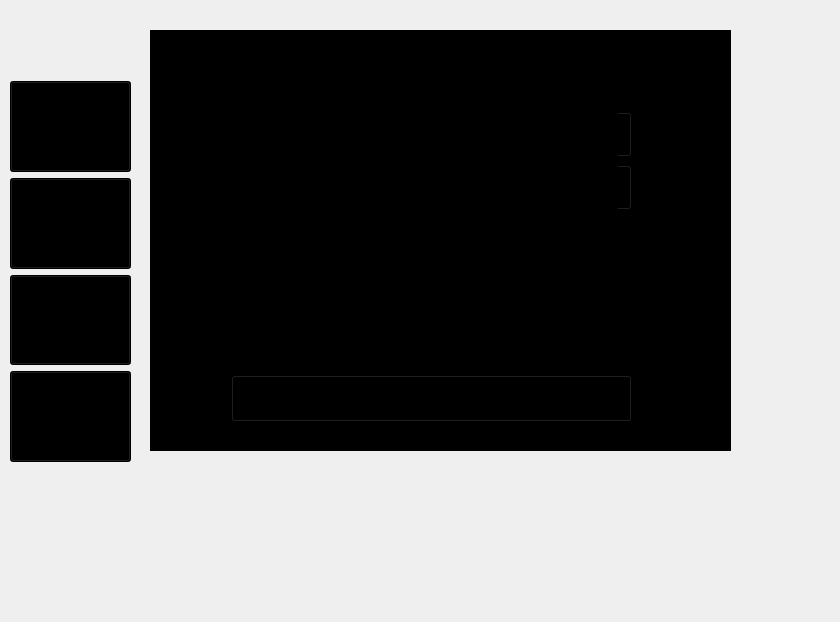
<?xml version="1.0" encoding="UTF-8"?>
<ui version="4.0">
 <class>teacherdashboard</class>
 <widget class="QDialog" name="teacherdashboard">
  <property name="geometry">
   <rect>
    <x>0</x>
    <y>0</y>
    <width>840</width>
    <height>622</height>
   </rect>
  </property>
  <property name="windowTitle">
   <string>Dialog</string>
  </property>
  <widget class="QWidget" name="icon_only_widget" native="true">
   <property name="geometry">
    <rect>
     <x>0</x>
     <y>0</y>
     <width>800</width>
     <height>600</height>
    </rect>
   </property>
   <property name="sizePolicy">
    <sizepolicy hsizetype="Preferred" vsizetype="Preferred">
     <horstretch>0</horstretch>
     <verstretch>0</verstretch>
    </sizepolicy>
   </property>
   <widget class="QLabel" name="label">
    <property name="geometry">
     <rect>
      <x>30</x>
      <y>5</y>
      <width>40</width>
      <height>40</height>
     </rect>
    </property>
    <property name="minimumSize">
     <size>
      <width>40</width>
      <height>40</height>
     </size>
    </property>
    <property name="maximumSize">
     <size>
      <width>40</width>
      <height>40</height>
     </size>
    </property>
    <property name="text">
     <string/>
    </property>
    <property name="pixmap">
     <pixmap>:/new/prefix1/images/vecteezy_profile-icon-design-vector_5544718.jpg</pixmap>
    </property>
    <property name="scaledContents">
     <bool>true</bool>
    </property>
   </widget>
   <widget class="QStackedWidget" name="stackedWidget">
    <property name="geometry">
     <rect>
      <x>150</x>
      <y>30</y>
      <width>581</width>
      <height>421</height>
     </rect>
    </property>
    <property name="styleSheet">
     <string notr="true">background-color: rgb(255, 255, 255);
background-color: rgb(0, 0, 0);</string>
    </property>
    <property name="currentIndex">
     <number>2</number>
    </property>
    <widget class="QWidget" name="Home">
     <widget class="QLabel" name="status">
      <property name="geometry">
       <rect>
        <x>140</x>
        <y>120</y>
        <width>111</width>
        <height>41</height>
       </rect>
      </property>
      <property name="text">
       <string>TextLabel</string>
      </property>
     </widget>
    </widget>
    <widget class="QWidget" name="Assignment">
     <widget class="QWidget" name="layoutWidget_2">
      <property name="geometry">
       <rect>
        <x>50</x>
        <y>60</y>
        <width>451</width>
        <height>351</height>
       </rect>
      </property>
      <layout class="QVBoxLayout" name="verticalLayout_7">
       <item>
        <layout class="QHBoxLayout" name="horizontalLayout_11">
         <item>
          <widget class="QLabel" name="label_14">
           <property name="text">
            <string>Time:</string>
           </property>
          </widget>
         </item>
         <item>
          <widget class="QTimeEdit" name="timeEdit_3">
           <property name="sizePolicy">
            <sizepolicy hsizetype="Preferred" vsizetype="Preferred">
             <horstretch>0</horstretch>
             <verstretch>0</verstretch>
            </sizepolicy>
           </property>
          </widget>
         </item>
        </layout>
       </item>
       <item>
        <layout class="QHBoxLayout" name="horizontalLayout_12">
         <item>
          <widget class="QLabel" name="label_15">
           <property name="text">
            <string>Date:</string>
           </property>
          </widget>
         </item>
         <item>
          <widget class="QDateEdit" name="dateEdit_3">
           <property name="sizePolicy">
            <sizepolicy hsizetype="Preferred" vsizetype="Preferred">
             <horstretch>0</horstretch>
             <verstretch>0</verstretch>
            </sizepolicy>
           </property>
          </widget>
         </item>
        </layout>
       </item>
       <item>
        <layout class="QHBoxLayout" name="horizontalLayout_13">
         <item>
          <widget class="QLabel" name="label_18">
           <property name="enabled">
            <bool>true</bool>
           </property>
           <property name="sizePolicy">
            <sizepolicy hsizetype="Preferred" vsizetype="Preferred">
             <horstretch>0</horstretch>
             <verstretch>0</verstretch>
            </sizepolicy>
           </property>
           <property name="text">
            <string>Course Code:</string>
           </property>
          </widget>
         </item>
         <item>
          <widget class="QLineEdit" name="lineEdit_9">
           <property name="sizePolicy">
            <sizepolicy hsizetype="Preferred" vsizetype="Preferred">
             <horstretch>0</horstretch>
             <verstretch>0</verstretch>
            </sizepolicy>
           </property>
           <property name="text">
            <string/>
           </property>
          </widget>
         </item>
        </layout>
       </item>
       <item>
        <widget class="QPushButton" name="assignmentupdate">
         <property name="sizePolicy">
          <sizepolicy hsizetype="Preferred" vsizetype="Preferred">
           <horstretch>0</horstretch>
           <verstretch>0</verstretch>
          </sizepolicy>
         </property>
         <property name="text">
          <string>Update</string>
         </property>
        </widget>
       </item>
      </layout>
     </widget>
    </widget>
    <widget class="QWidget" name="Internal">
     <widget class="QWidget" name="layoutWidget">
      <property name="geometry">
       <rect>
        <x>81</x>
        <y>81</y>
        <width>401</width>
        <height>311</height>
       </rect>
      </property>
      <layout class="QVBoxLayout" name="verticalLayout_2">
       <item>
        <layout class="QHBoxLayout" name="horizontalLayout">
         <item>
          <widget class="QLabel" name="label_4">
           <property name="text">
            <string>Time:</string>
           </property>
          </widget>
         </item>
         <item>
          <widget class="QTimeEdit" name="timeEdit">
           <property name="sizePolicy">
            <sizepolicy hsizetype="Preferred" vsizetype="Preferred">
             <horstretch>0</horstretch>
             <verstretch>0</verstretch>
            </sizepolicy>
           </property>
          </widget>
         </item>
        </layout>
       </item>
       <item>
        <layout class="QHBoxLayout" name="horizontalLayout_2">
         <item>
          <widget class="QLabel" name="label_6">
           <property name="text">
            <string>Date:</string>
           </property>
          </widget>
         </item>
         <item>
          <widget class="QDateEdit" name="dateEdit">
           <property name="sizePolicy">
            <sizepolicy hsizetype="Preferred" vsizetype="Preferred">
             <horstretch>0</horstretch>
             <verstretch>0</verstretch>
            </sizepolicy>
           </property>
          </widget>
         </item>
        </layout>
       </item>
       <item>
        <layout class="QHBoxLayout" name="horizontalLayout_3">
         <item>
          <widget class="QLabel" name="label_7">
           <property name="enabled">
            <bool>true</bool>
           </property>
           <property name="sizePolicy">
            <sizepolicy hsizetype="Preferred" vsizetype="Preferred">
             <horstretch>0</horstretch>
             <verstretch>0</verstretch>
            </sizepolicy>
           </property>
           <property name="text">
            <string>Block:</string>
           </property>
          </widget>
         </item>
         <item>
          <widget class="QLineEdit" name="blockEdit">
           <property name="sizePolicy">
            <sizepolicy hsizetype="Preferred" vsizetype="Preferred">
             <horstretch>0</horstretch>
             <verstretch>0</verstretch>
            </sizepolicy>
           </property>
           <property name="text">
            <string/>
           </property>
          </widget>
         </item>
        </layout>
       </item>
       <item>
        <layout class="QHBoxLayout" name="horizontalLayout_4">
         <item>
          <widget class="QLabel" name="label_5">
           <property name="text">
            <string>Room No:</string>
           </property>
          </widget>
         </item>
         <item>
          <widget class="QLineEdit" name="roomEdit">
           <property name="sizePolicy">
            <sizepolicy hsizetype="Preferred" vsizetype="Preferred">
             <horstretch>0</horstretch>
             <verstretch>0</verstretch>
            </sizepolicy>
           </property>
          </widget>
         </item>
        </layout>
       </item>
       <item>
        <layout class="QHBoxLayout" name="horizontalLayout_5">
         <item>
          <widget class="QLabel" name="label_8">
           <property name="enabled">
            <bool>true</bool>
           </property>
           <property name="sizePolicy">
            <sizepolicy hsizetype="Preferred" vsizetype="Preferred">
             <horstretch>0</horstretch>
             <verstretch>0</verstretch>
            </sizepolicy>
           </property>
           <property name="text">
            <string>Course Code:</string>
           </property>
          </widget>
         </item>
         <item>
          <widget class="QLineEdit" name="courseEdit">
           <property name="sizePolicy">
            <sizepolicy hsizetype="Preferred" vsizetype="Preferred">
             <horstretch>0</horstretch>
             <verstretch>0</verstretch>
            </sizepolicy>
           </property>
           <property name="text">
            <string/>
           </property>
          </widget>
         </item>
        </layout>
       </item>
       <item>
        <widget class="QPushButton" name="internalupdate">
         <property name="sizePolicy">
          <sizepolicy hsizetype="Preferred" vsizetype="Preferred">
           <horstretch>0</horstretch>
           <verstretch>0</verstretch>
          </sizepolicy>
         </property>
         <property name="text">
          <string>Update</string>
         </property>
        </widget>
       </item>
      </layout>
     </widget>
    </widget>
   </widget>
   <widget class="QLabel" name="label_2">
    <property name="geometry">
     <rect>
      <x>40</x>
      <y>20</y>
      <width>40</width>
      <height>38</height>
     </rect>
    </property>
    <property name="text">
     <string/>
    </property>
    <property name="pixmap">
     <pixmap>:/images/images/vecteezy_profile-icon-design-vector_5544718.jpg</pixmap>
    </property>
    <property name="scaledContents">
     <bool>true</bool>
    </property>
   </widget>
   <widget class="QWidget" name="layoutWidget">
    <property name="geometry">
     <rect>
      <x>10</x>
      <y>81</y>
      <width>121</width>
      <height>381</height>
     </rect>
    </property>
    <layout class="QVBoxLayout" name="verticalLayout">
     <item>
      <widget class="QPushButton" name="homeButton">
       <property name="sizePolicy">
        <sizepolicy hsizetype="Preferred" vsizetype="Preferred">
         <horstretch>0</horstretch>
         <verstretch>0</verstretch>
        </sizepolicy>
       </property>
       <property name="mouseTracking">
        <bool>false</bool>
       </property>
       <property name="styleSheet">
        <string notr="true">background-color: rgb(0, 0, 0);</string>
       </property>
       <property name="text">
        <string>HOME</string>
       </property>
      </widget>
     </item>
     <item>
      <widget class="QPushButton" name="assignmentButton">
       <property name="sizePolicy">
        <sizepolicy hsizetype="Preferred" vsizetype="Preferred">
         <horstretch>0</horstretch>
         <verstretch>0</verstretch>
        </sizepolicy>
       </property>
       <property name="styleSheet">
        <string notr="true">background-color: rgb(0, 0, 0);</string>
       </property>
       <property name="text">
        <string>ASSIGNMENT</string>
       </property>
      </widget>
     </item>
     <item>
      <widget class="QPushButton" name="internalButton">
       <property name="sizePolicy">
        <sizepolicy hsizetype="Preferred" vsizetype="Preferred">
         <horstretch>0</horstretch>
         <verstretch>0</verstretch>
        </sizepolicy>
       </property>
       <property name="styleSheet">
        <string notr="true">background-color: rgb(0, 0, 0);</string>
       </property>
       <property name="text">
        <string>INTERNAL</string>
       </property>
      </widget>
     </item>
     <item>
      <widget class="QPushButton" name="pushButton_6">
       <property name="sizePolicy">
        <sizepolicy hsizetype="Preferred" vsizetype="Preferred">
         <horstretch>0</horstretch>
         <verstretch>0</verstretch>
        </sizepolicy>
       </property>
       <property name="styleSheet">
        <string notr="true">background-color: rgb(0, 0, 0);</string>
       </property>
       <property name="text">
        <string>LOG OUT</string>
       </property>
      </widget>
     </item>
    </layout>
   </widget>
  </widget>
 </widget>
 <resources/>
 <connections/>
</ui>
